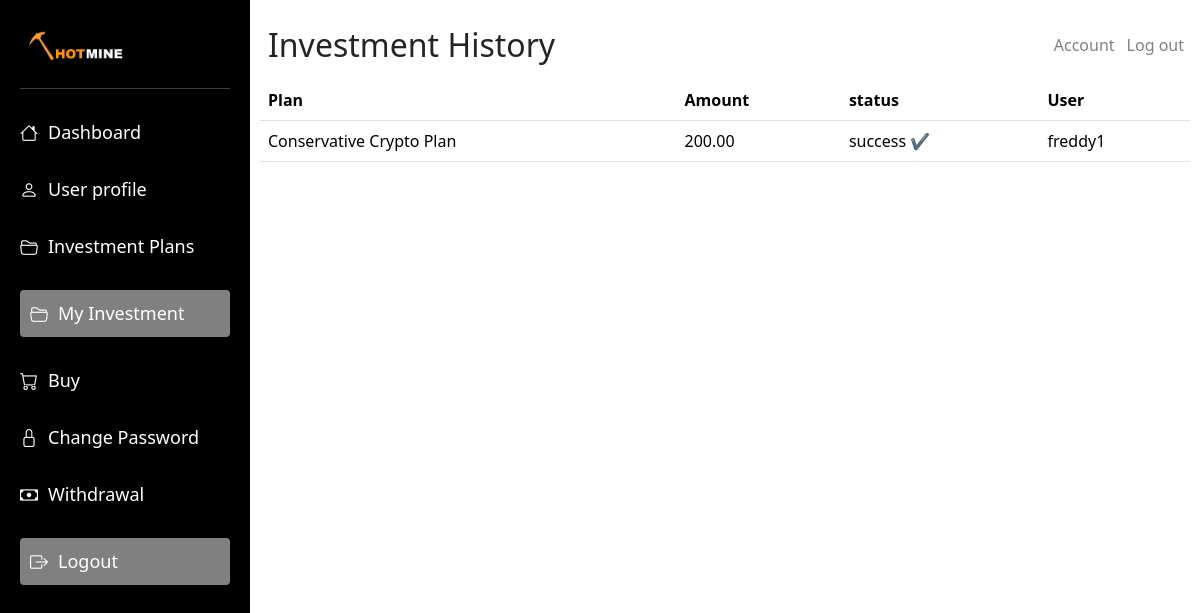
/my-investments/ (signed in), run on the app's committed database.
### hotmine/models.py (models this page shows, shortened)
class Investment(models.Model):
    user = models.ForeignKey(User, on_delete=models.CASCADE)
    plan = models.CharField(max_length=100)
    amount = models.DecimalField(max_digits=12, decimal_places=2)
    wallet_address = models.CharField(max_length=255)
    date_invested = models.DateTimeField(auto_now_add=True)

### hotmine/views.py (the view)
# urls.py: path("my-investments/", views.investment_record, name="my_investments"),
def investment_record(request):
    user = request.user
    investments = Investment.objects.filter(user=user)
    return render(request, "hotmine/myinvestment.html", {"investments": investments})

### hotmine/templates/hotmine/myinvestment.html (shortened to what this page needs)
{% load static %}
<!DOCTYPE html>
<html lang="en">
<head>
    <link rel="stylesheet" href="{% static 'hotmine/dashboard.css' %}" />
    <link rel="stylesheet" href="{% static 'hotmine/bootstrap-icons/bootstrap-icons.css' %}">
    <link rel="stylesheet" href="{% static 'hotmine/bootstrap.css' %}">
</head>
<body>
    <div class="container-fluid">
        <div class="sidebar" id="sidebar">
            <img class="logo" src="{% static 'hotmine/images/miney.jpg' %}" alt="Hotmine Logo">
            <hr>
            <ul class="nav-links">
                <li><a href="/dashboard"><i class="bi bi-house"></i> Dashboard</a></li>
                <li><a href="/profile"><i class="bi bi-person"></i> User profile</a></li>
                <li><a href="/packages"><i class="bi bi-folder2-open"></i> Investment Plans</a></li>
                <li class="active"><a href="/my-investments"><i class="bi bi-folder2-open"></i> My Investment</a></li>
                <li><a href="/buy"><i class="bi bi-cart"></i> Buy</a></li>
                <li><a href="#"><i class="bi bi-lock"></i> Change Password</a></li>
                <li><a href="#"><i class="bi bi-cash"></i> Withdrawal</a></li>
                <li class="active"><a href="/logout"><i class="bi bi-box-arrow-right"></i> Logout</a></li>
            </ul>
        </div>
        <div class="tradingview-widget-container" id="mainContent">
            <div class="navbar d-flex justify-content-between align-items-center">
                <div class="d-flex align-items-center">
                    <h2 class="m-2">Investment History</h2>
                </div>
                <div class="d-flex align-items-center dashaccount">
                    <span class="dashaccount"><a href="/profile">Account</a></span>
                    <span class="dashaccount"><a href="/logout">Log out</a></span>
                </div>
            </div>
            <table class="table">
                <thead>
                    <tr>
                        <th>Plan</th>
                        <th>Amount</th>
                        <th>status</th>
                        <th>User</th>
                    </tr>
                </thead>
                <tbody>
                    {% for investment in investments %}
                    <tr>
                        <td>{{ investment.plan }}</td>
                        <td>{{ investment.amount }}</td>
                        <td>success ✔️</td>
                        <td>{{ investment.user }}</td>
                    </tr>
                    {% empty %}
                    <tr>
                        <td colspan="4">No investments found.</td>
                    </tr>
                    {% endfor %}
                </tbody>
            </table>
        </div>
    </div>
</body>
</html>

### hotmine/static/hotmine/dashboard.css (style rules this page uses)
* { -ms-overflow-style: none; scrollbar-width: none; }
body { margin: 0; font-family: 'Segoe UI', sans-serif; -ms-overflow-style: none; scrollbar-width: none; }
.container-fluid { display: flex; height: auto; width: 100%; padding: 0 !important; overflow-x: auto; overflow-y: hidden; -ms-overflow-style: none; scrollbar-width: none; }
.sidebar { width: 250px; background-color: #000; color: #fff; padding: 20px; box-sizing: border-box; position: fixed; height: 100%; overflow-y: scroll; left: 0; top: 0; transition: transform 0.3s ease; z-index: 1000; }
.logo { width: 200px !important; }
.nav-links { list-style: none; padding: 0; }
.nav-links li { margin: 30px 0; }
.nav-links a { text-decoration: none; color: white; font-size: 18px; display: flex; align-items: center; transition: color 0.3s ease; }
.nav-links i { margin-right: 10px; transition: transform 0.3s ease, color 0.3s ease; }
.tradingview-widget-container { flex: 1; margin-left: 250px; transition: margin-left 0.3s ease; padding: 10px; }
.active { background: gray; color: white; padding: 10px; border-radius: 4px; }
.navbar { position: sticky !important; top: 0px; z-index: 100; background: white; width: 100%; }
.navbar a { text-decoration: none; color: gray; margin: 6px; }
.dashaccount { display: flex !important; }

### data on the page
Investment: plan "Conservative Crypto Plan", amount "200.00", user "freddy1"
